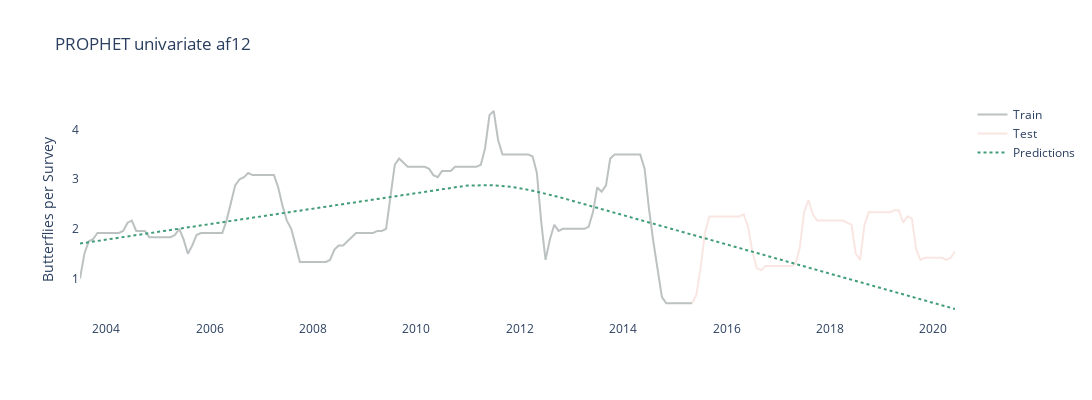

This figure's notebook cell:
### Code cell
## The scores are higher here, checking the plots if that makes sense
uni_prophet(df_af_12, 0.001, 0.1, 'af12')
